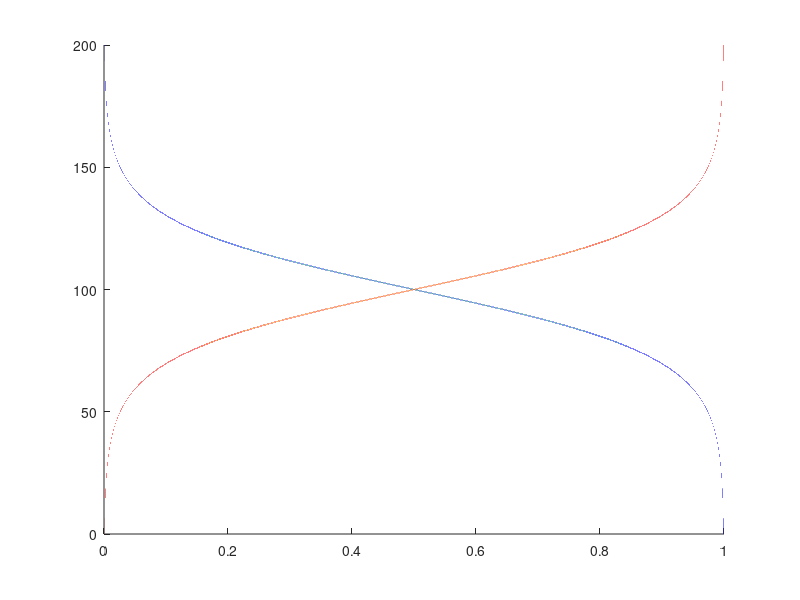

The MATLAB script that drew this image: (Note: this script raises an error after producing the figure.)
k = 1.38064852 * 10^(-2);

E = 0:0.001:200;
E_C = 150;
E_F = 100;
E_V = 50;

T = 1000;

f = 1./(1 + exp((E - E_F)/(k * T)));

fig = figure;
hold on;
plot(f,E);
plot(1 - f,E);

ax = gca;
ax.TickLabelInterpreter = 'latex';
ax.XTick = [0,1/2,1];
ax.YTick = [0,E_V,E_C];
ax.XTickLabel = {'$0$','$\frac{1}{2}$','$1$'};
ax.YTickLabel = {'$0$','$E_V$','$E_C$'};
grid on;

xlabel('$E$','Interpreter','latex','FontSize',14);

leg = legend('$f(E)$','$1 - f(E)$');
leg.Interpreter = 'latex';

set(fig,'Units','Inches');
pos = get(fig,'Position');
set(fig,'PaperPositionMode','Auto','PaperUnits','Inches','PaperSize',[pos(3), pos(4)]);

%matlab2tikz('graphical_solution_for_allowed_energy_levels_for_even_wave_functions_in_finite_potential_well.tikz')

print(fig,'fermi_function_vertical','-dpdf','-r0')

close all; clear; clc;
